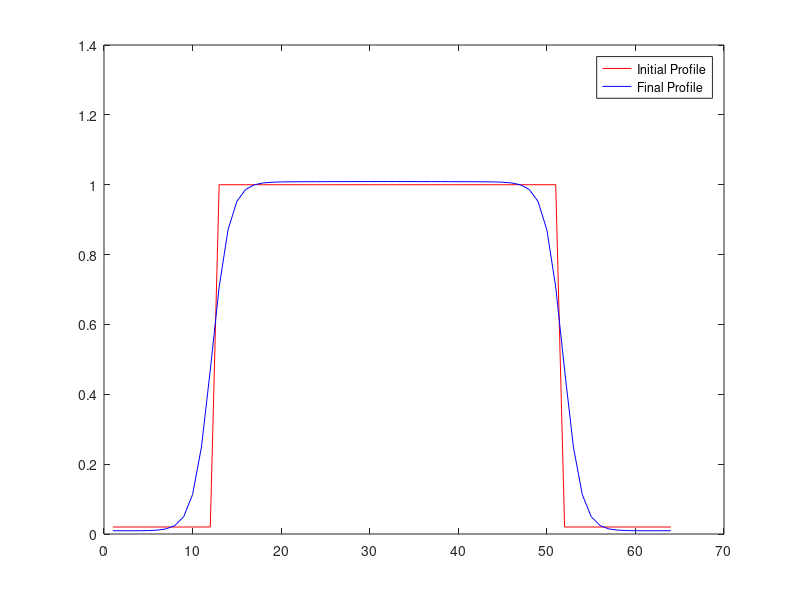

The MATLAB source for this figure:
clear all;
clc;
clf;
Nx = 64;
Ny = 64;
halfNx = Nx/2;
halfNy = Ny/2;
R = 20.0;
for i=1:Nx
for j=1:Ny
if (((i-halfNx)*(i-halfNx) + (j-halfNy)*(j-halfNy)) < R*R)
c(i,j) = 1.0;
elseif c(i,j) = 0.02;
endif
endfor
endfor
Cprofile = c(:,halfNx);
plot(Cprofile,'r;Initial Profile;')
hold on
dt = 0.5;
delkx = 2*pi/Nx;
delky = 2*pi/Ny;
A = 1.0;
M = 1.0;
kappa = 1.0;

for m=1:10
for n=1:10
g = 2.*A.*c.*(1.-c).*(1.-2.*c);
ghat = fft2(g);
chat = fft2(c);

for i=1:Nx
if((i-1) <= halfNx) kx = (i-1)*delkx;
endif
if((i-1) > halfNx) kx = (i-1-Nx)*delkx;
endif
for j=1:Ny
if((j-1) <= halfNy) ky = (j-1)*delky;
endif
if((j-1) > halfNy) ky = (j-1-Ny)*delky;
endif
k2 = kx*kx + ky*ky;
k4 = k2*k2;
chat(i,j) = (chat(i,j) - M*dt*k2*ghat(i,j))/(1+2*M*kappa*k4*dt);
endfor
endfor
c = real(ifft2(chat));
endfor
endfor
Cprofile = c(:,halfNx);
plot(Cprofile,'b;Final Profile;')
